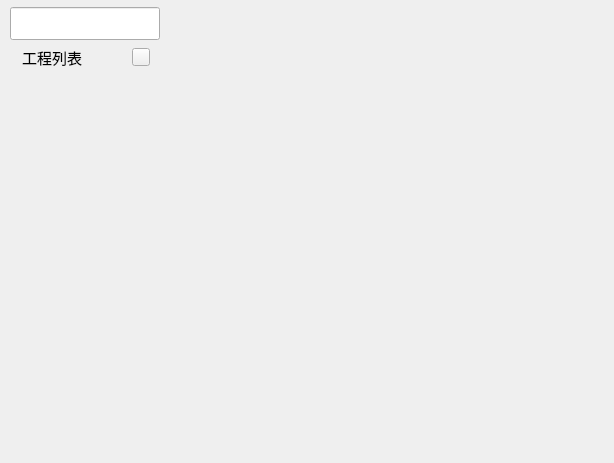
<?xml version="1.0" encoding="UTF-8"?>
<ui version="4.0">
 <class>LibReplace</class>
 <widget class="QWidget" name="LibReplace">
  <property name="geometry">
   <rect>
    <x>0</x>
    <y>0</y>
    <width>614</width>
    <height>463</height>
   </rect>
  </property>
  <property name="windowTitle">
   <string>LibReplacer</string>
  </property>
  <property name="autoFillBackground">
   <bool>false</bool>
  </property>
  <layout class="QHBoxLayout" name="LibPeplaceLayout" stretch="75,196">
   <property name="spacing">
    <number>0</number>
   </property>
   <property name="leftMargin">
    <number>0</number>
   </property>
   <property name="topMargin">
    <number>0</number>
   </property>
   <property name="rightMargin">
    <number>0</number>
   </property>
   <property name="bottomMargin">
    <number>0</number>
   </property>
   <item>
    <widget class="QWidget" name="LeftSideBarWidget" native="true">
     <property name="styleSheet">
      <string notr="true"/>
     </property>
     <layout class="QVBoxLayout" name="LeftSideBarLayout">
      <property name="spacing">
       <number>0</number>
      </property>
      <property name="leftMargin">
       <number>0</number>
      </property>
      <property name="topMargin">
       <number>0</number>
      </property>
      <property name="rightMargin">
       <number>0</number>
      </property>
      <property name="bottomMargin">
       <number>0</number>
      </property>
      <item>
       <widget class="QFrame" name="SearchFrame">
        <property name="sizePolicy">
         <sizepolicy hsizetype="Preferred" vsizetype="Fixed">
          <horstretch>0</horstretch>
          <verstretch>0</verstretch>
         </sizepolicy>
        </property>
        <property name="minimumSize">
         <size>
          <width>0</width>
          <height>40</height>
         </size>
        </property>
        <property name="maximumSize">
         <size>
          <width>16777215</width>
          <height>40</height>
         </size>
        </property>
        <property name="frameShape">
         <enum>QFrame::Shape::NoFrame</enum>
        </property>
        <property name="frameShadow">
         <enum>QFrame::Shadow::Raised</enum>
        </property>
        <layout class="QGridLayout" name="SearchLayout">
         <property name="leftMargin">
          <number>10</number>
         </property>
         <property name="topMargin">
          <number>7</number>
         </property>
         <property name="rightMargin">
          <number>10</number>
         </property>
         <property name="bottomMargin">
          <number>0</number>
         </property>
         <property name="spacing">
          <number>0</number>
         </property>
         <item row="0" column="0">
          <widget class="SearchLineEdit" name="SearchEdit">
           <property name="minimumSize">
            <size>
             <width>0</width>
             <height>33</height>
            </size>
           </property>
           <property name="maximumSize">
            <size>
             <width>16777215</width>
             <height>33</height>
            </size>
           </property>
          </widget>
         </item>
        </layout>
       </widget>
      </item>
      <item>
       <widget class="QFrame" name="ProjectsHeaderFrame">
        <property name="sizePolicy">
         <sizepolicy hsizetype="Preferred" vsizetype="Fixed">
          <horstretch>0</horstretch>
          <verstretch>0</verstretch>
         </sizepolicy>
        </property>
        <property name="minimumSize">
         <size>
          <width>0</width>
          <height>35</height>
         </size>
        </property>
        <property name="maximumSize">
         <size>
          <width>16777215</width>
          <height>35</height>
         </size>
        </property>
        <property name="frameShape">
         <enum>QFrame::Shape::NoFrame</enum>
        </property>
        <property name="frameShadow">
         <enum>QFrame::Shadow::Raised</enum>
        </property>
        <property name="lineWidth">
         <number>0</number>
        </property>
        <layout class="QHBoxLayout" name="ProjectsHeaderLayout">
         <property name="leftMargin">
          <number>22</number>
         </property>
         <property name="topMargin">
          <number>0</number>
         </property>
         <property name="rightMargin">
          <number>20</number>
         </property>
         <property name="bottomMargin">
          <number>0</number>
         </property>
         <item>
          <widget class="QLabel" name="ProjectsTitle">
           <property name="font">
            <font>
             <family>Segoe UI</family>
             <pointsize>11</pointsize>
            </font>
           </property>
           <property name="text">
            <string>工程列表</string>
           </property>
          </widget>
         </item>
         <item>
          <widget class="DropDownIconButton" name="ProjectsHeaderButton">
           <property name="minimumSize">
            <size>
             <width>18</width>
             <height>18</height>
            </size>
           </property>
           <property name="maximumSize">
            <size>
             <width>18</width>
             <height>18</height>
            </size>
           </property>
           <property name="text">
            <string/>
           </property>
          </widget>
         </item>
        </layout>
       </widget>
      </item>
      <item>
       <widget class="QFrame" name="ScrollAreaFrame">
        <property name="sizePolicy">
         <sizepolicy hsizetype="Preferred" vsizetype="Preferred">
          <horstretch>0</horstretch>
          <verstretch>0</verstretch>
         </sizepolicy>
        </property>
        <property name="frameShape">
         <enum>QFrame::Shape::NoFrame</enum>
        </property>
        <property name="frameShadow">
         <enum>QFrame::Shadow::Raised</enum>
        </property>
        <property name="lineWidth">
         <number>0</number>
        </property>
        <layout class="QVBoxLayout" name="ScrollAreaLayout">
         <property name="spacing">
          <number>0</number>
         </property>
         <property name="leftMargin">
          <number>0</number>
         </property>
         <property name="topMargin">
          <number>0</number>
         </property>
         <property name="rightMargin">
          <number>0</number>
         </property>
         <property name="bottomMargin">
          <number>0</number>
         </property>
         <item>
          <widget class="ScrollArea" name="ScrollArea">
           <property name="sizePolicy">
            <sizepolicy hsizetype="Preferred" vsizetype="Preferred">
             <horstretch>0</horstretch>
             <verstretch>0</verstretch>
            </sizepolicy>
           </property>
           <property name="frameShape">
            <enum>QFrame::Shape::NoFrame</enum>
           </property>
           <property name="lineWidth">
            <number>0</number>
           </property>
           <property name="sizeAdjustPolicy">
            <enum>QAbstractScrollArea::SizeAdjustPolicy::AdjustToContents</enum>
           </property>
           <property name="widgetResizable">
            <bool>true</bool>
           </property>
           <property name="alignment">
            <set>Qt::AlignmentFlag::AlignLeading|Qt::AlignmentFlag::AlignLeft|Qt::AlignmentFlag::AlignTop</set>
           </property>
           <widget class="QWidget" name="ScrollAreaWidgetContents">
            <property name="geometry">
             <rect>
              <x>0</x>
              <y>0</y>
              <width>170</width>
              <height>388</height>
             </rect>
            </property>
            <layout class="QVBoxLayout" name="ScrollAreaWidgetContentsLayout">
             <property name="spacing">
              <number>4</number>
             </property>
             <property name="leftMargin">
              <number>10</number>
             </property>
             <property name="topMargin">
              <number>0</number>
             </property>
             <property name="rightMargin">
              <number>10</number>
             </property>
             <property name="bottomMargin">
              <number>0</number>
             </property>
            </layout>
           </widget>
          </widget>
         </item>
        </layout>
       </widget>
      </item>
     </layout>
    </widget>
   </item>
   <item>
    <widget class="QWidget" name="MainContentWidget" native="true"/>
   </item>
  </layout>
 </widget>
 <customwidgets>
  <customwidget>
   <class>SearchLineEdit</class>
   <extends>QLineEdit</extends>
   <header>qfluentwidgets</header>
  </customwidget>
  <customwidget>
   <class>DropDownIconButton</class>
   <extends>QToolButton</extends>
   <header>ui</header>
  </customwidget>
  <customwidget>
   <class>ScrollArea</class>
   <extends>QScrollArea</extends>
   <header>qfluentwidgets</header>
   <container>1</container>
  </customwidget>
 </customwidgets>
 <resources/>
 <connections/>
</ui>
